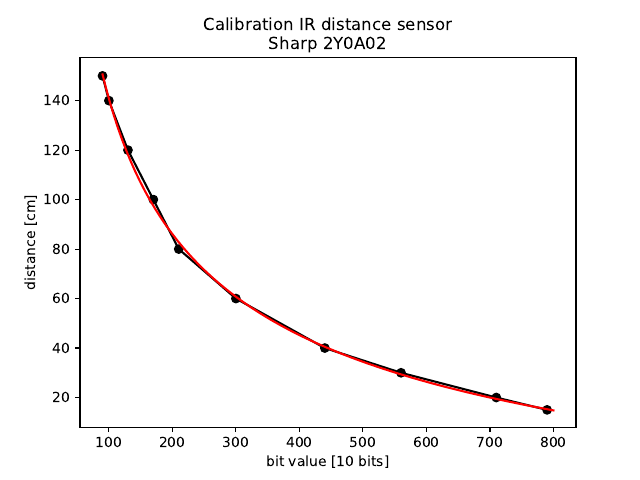

Write Python code to recreate this figure.
import numpy as np
from scipy.optimize import curve_fit
import matplotlib.pyplot as plt

# Fitting function
def fun(x, A, B, C):
    # return A / (x - B)
    return A / x ** C - B


# Distance [cm]
dist = np.array([15, 20, 30, 40, 60, 80, 100, 120, 140, 150])

# Bitval readings [10 bit], sensor Vcc = 5.0 V
bitval = np.array([790, 710, 560, 440, 300, 210, 170, 130, 100, 90])

np.seterr(divide="ignore")
cFit, covar = curve_fit(fun, bitval, dist)  # , p0=init_vals)
fit_A = cFit[0]
fit_B = cFit[1]
fit_C = cFit[2]

print("Fitting results")
print("  distance [cm] = A / bitval ^ C - B")
print("  A: %.2f" % fit_A)
print("  B: %.2f" % fit_B)
print("  C: %.3f\n" % fit_C)

print("dist   bitv    fit")
print("[cm]   2^10   [cm]")
for idx, x in np.ndenumerate(bitval):
    print(
        "%4.0f - %4u - %4u"
        % (
            dist[idx],
            bitval[idx],
            fun(x, fit_A, fit_B, fit_C),
        )
    )

fit_bitval = np.linspace(90, 800, 1024)
fit_dist = fun(fit_bitval, fit_A, fit_B, fit_C)

plt.plot(bitval, dist, "o-k")
plt.plot(fit_bitval, fit_dist, "-r")
plt.title("Calibration IR distance sensor\nSharp 2Y0A02")
plt.xlabel("bit value [10 bits]")
plt.ylabel("distance [cm]")
plt.savefig("IR_sensor_fit.pdf")
plt.show()
